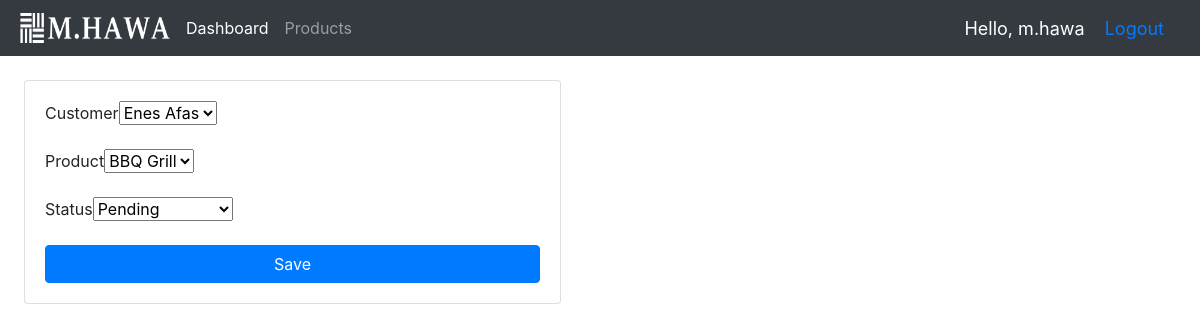
The app's page /update-order/2/ (signed in) with its own data.
### accounts/models.py (models this page shows, shortened)
class Order(models.Model):
    STATUS = (
        ('Pending', 'Pending'),
        ('Out for delivery', 'Out for delivery'),
        ('Delivered', 'Delivered'),
    )
    customer = models.ForeignKey(Customer, null=True, on_delete=models.SET_NULL)
    product = models.ForeignKey(Product, null=True, on_delete=models.SET_NULL)
    date_created = date_created = models.DateTimeField(auto_now_add=True, null=True)
    status = models.CharField(max_length=100, choices=STATUS, null=True)
    note = models.CharField(max_length=100, null=True)

### accounts/decorators.py (the view)
        def wrapper_func(request, *args, **kwargs):
            group = None
            if request.user.groups.exists():
                group = request.user.groups.all()[0].name
            if group in allowed_roles:
                return view_func(request, *args, **kwargs)
            else:
                return HttpResponse('You are not authorized to view this page')

### accounts/forms.py
class OrderForm(ModelForm):
    class Meta:
        model = Order
        fields = ['customer', 'product', 'status']

### accounts/models.py (called while the page is built)
    def __str__(self):
        return str(self.name)

    def __str__(self):
        return self.name

### accounts/views.py (called while the page is built)
@login_required(login_url='login')
@allowed_users(allowed_roles=['admin'])
def update_order(request, pk):
    order = Order.objects.get(id=pk)
    form = OrderForm(instance=order)
    if request.method == 'POST':
        form = OrderForm(request.POST, instance=order)
        if form.is_valid():
            form.save()
            return redirect('/')
    context = {'form': form}
    return render(request, 'accounts/update_order.html', context)

### accounts/templates/accounts/update_order.html (shortened to what this page needs)
{% extends 'base.html' %}
{% load static %}
{% load django_bootstrap5 %}
{% block content %}
<div class="row">
    <div class="col-md-6">
        <div class="card card-body m-4">
            <form method='POST' enctype="multipart/form-data">
                {% bootstrap_form form %}
                <button class="btn btn-primary btn-block" type="submit">Save</button>
            </form>
        </div>
    </div>
</div>
{% endblock content %}

### templates/navbar.html (shortened to what this page needs)
{% load static %}
<!DOCTYPE html>
<html lang="en">
<head>
    <link rel="stylesheet" href="https://cdn.jsdelivr.net/npm/bootstrap@4.3.1/dist/css/bootstrap.min.css">
</head>
<body>
  <nav class="navbar navbar-expand-lg navbar-dark bg-dark">
    <img src="{% static 'images/logo.png' %}" class="ml-1 mr-2" width="150" height="30">
    <div class="collapse navbar-collapse" id="navbarNav">
      <ul class="navbar-nav">
        {% if request.user.is_staff %}
        <li class="nav-item active">
          <a class="nav-link" href="{% url 'home' %}">Dashboard</a>
        </li>
        <li class="nav-item">
          <a class="nav-link" href="{% url 'products' %}">Products</a>
        </li>
        {% else %}
        <li class="nav-item">
          <a class="nav-link" href="{% url 'account' %}">Settings</a>
        </li>
        {% endif %}
      </ul>
    </div>
    <span class="hello-msg">Hello, {{request.user}}</span>
    <span class="hello-msg"><a href="{% url 'logout' %}" >Logout</a></span>
  </nav>
</body>
</html>

### static/css/main.css (style rules this page uses)
body { background-color: #ebeff5; }

### templates/navbar.html (style rules this page uses)
.hello-msg { font-size: 18px; color: #fff; margin-right: 20px; }

### records on screen
Order: customer "Enes Afas", product "BBQ Grill", status "Pending"

### other values on screen
{{ request.user }} "m.hawa"
